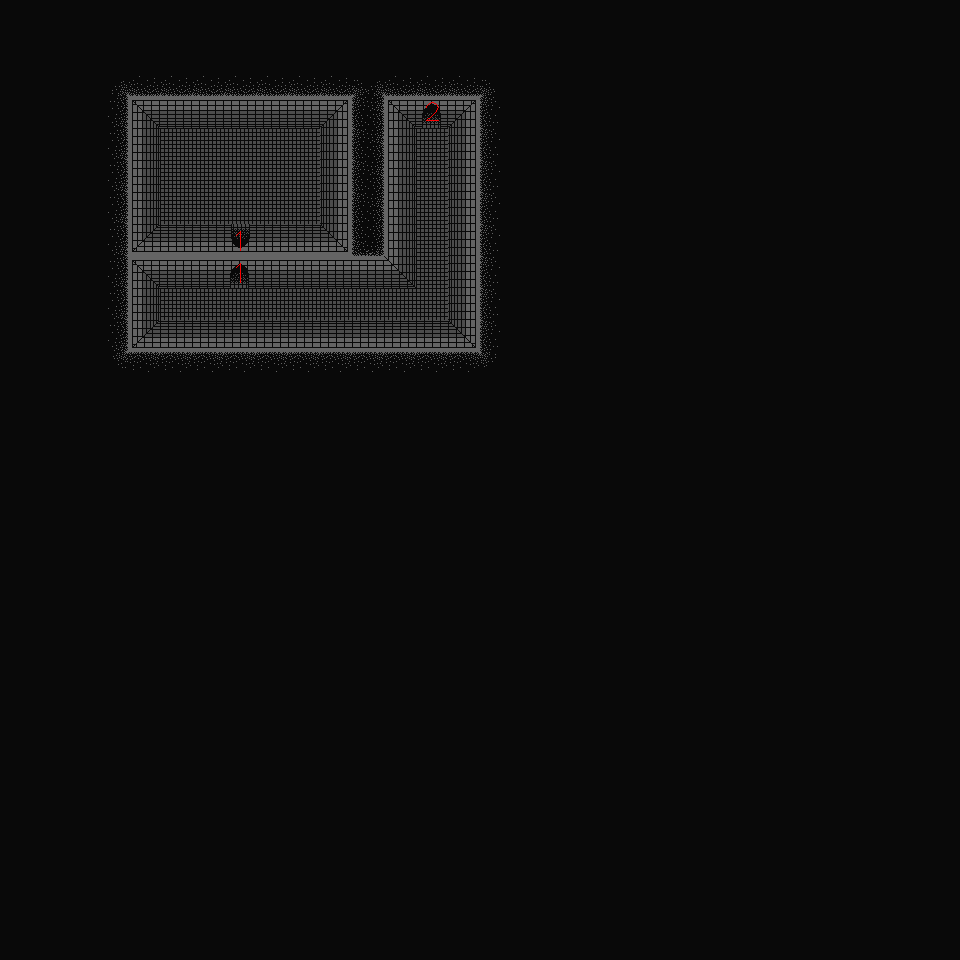

The image is a tile-based game level rendered from a .tmx file. Its description and source (layers, tilesets, objects; grid data summarised) follow:
An orthogonal 30x30 tile map with 32x32 px tiles, 2 tile layers (Map, Objects).

<map version="1.0" orientation="orthogonal" width="30" height="30" tilewidth="32" tileheight="32">
 <tileset firstgid="1" source="../../../Resources/Tilesets/tiles.tsx" />
 <layer name="Map" width="30" height="30">
  <data>[900 cells, 900 non-empty, 24 distinct tile ids]</data>
 </layer>
 <layer name="Objects" width="30" height="30">
  <data>[900 cells, 3 non-empty, 2 distinct tile ids]</data>
 </layer>
</map>
